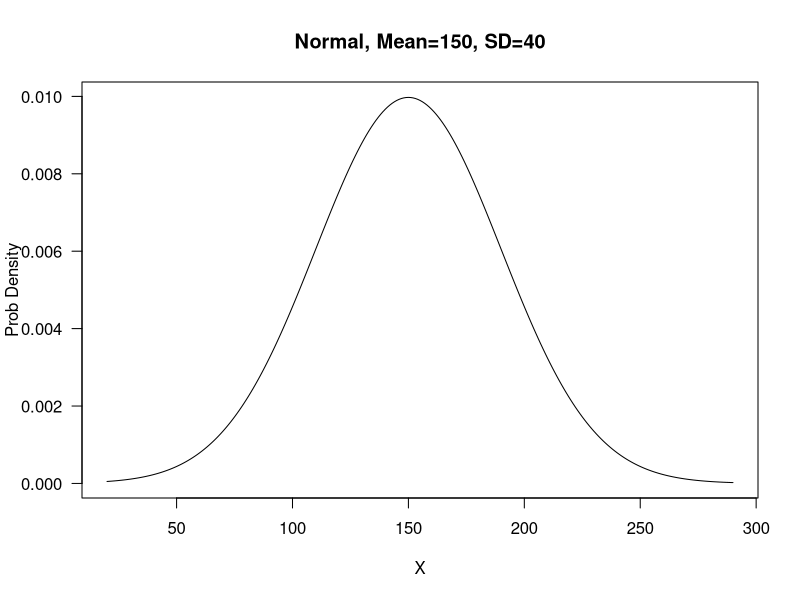
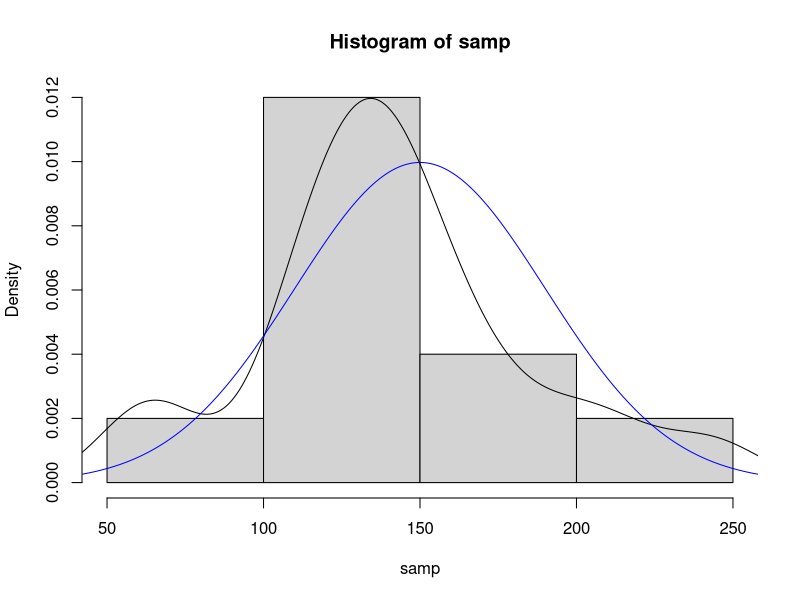
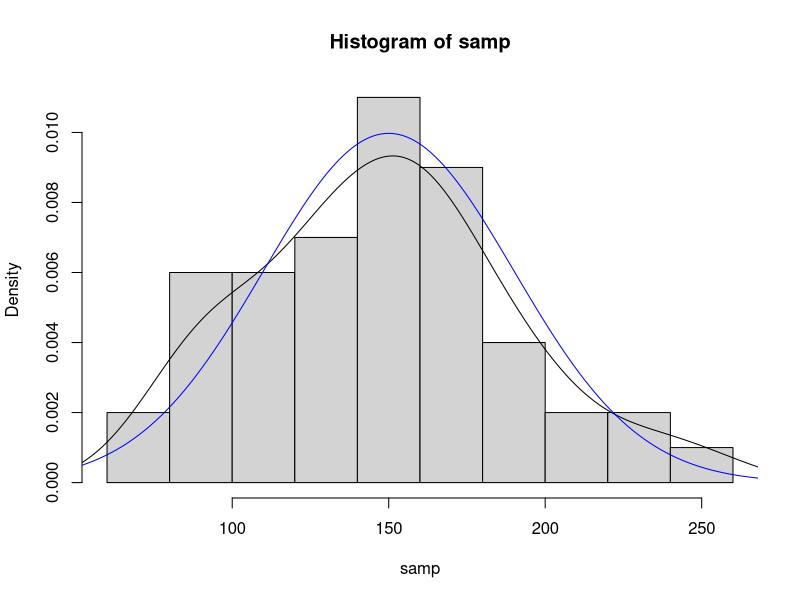
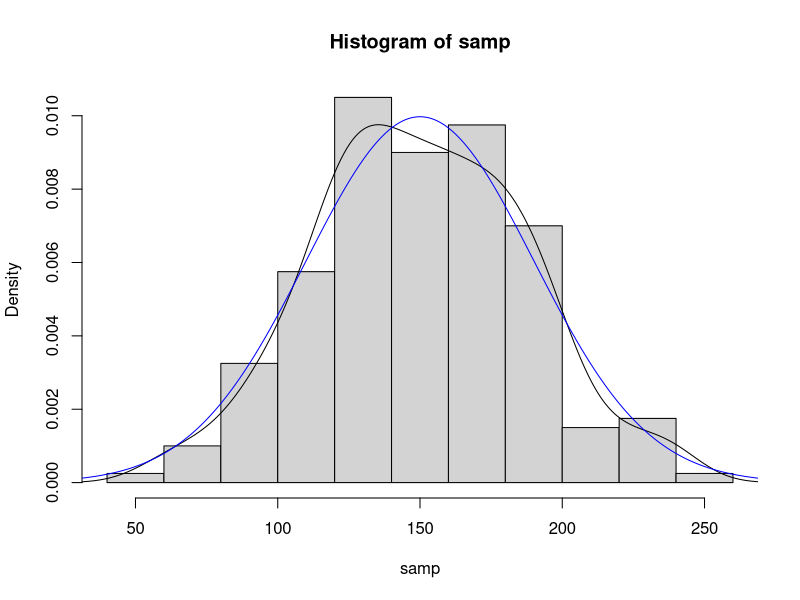

The R source for these figures, in order:
# plot a normal probability distribution,
# with mean=150, sd=40
plot(20:290, dnorm(20:290, mean=150, sd=40), type="l", xlab="X",
     ylab="Prob Density", main="Normal, Mean=150, SD=40", las=1)

# take a sample of size n from this population
n <- 20
samp <- rnorm(n, mean=150, sd=40)
hist(samp, prob=T)
mean(samp)
sd(samp)
# if you prefer, instead of a histogram, include a "smoothed
# density curve"
lines(density(samp), type="l")
# overlay the TRUE Normal probability distribution
lines(20:290, dnorm(20:290, mean=150, sd=40), type="l", col="blue")

### try submitting this code repeatedly, and observe how the
# histogram compares to the true probability distribution

####### now, use n=50

# now, try changing to take samples of n=50, and see what happens
n <- 50
samp <- rnorm(n, mean=150, sd=40)
hist(samp, prob=T)
mean(samp)
sd(samp)
# if you prefer, instead of a histogram, include a "smoothed
# density curve"
lines(density(samp), type="l")
# overlay the TRUE Normal probability distribution
lines(20:290, dnorm(20:290, mean=150, sd=40), type="l", col="blue")

### try submitting this code repeatedly, and observe how the
# histogram compares to the true probability distribution

##### now try using n=200

# now, try changing to take samples of n=200, and see what happens
n <- 200
samp <- rnorm(n, mean=150, sd=40)
hist(samp, prob=T)
mean(samp)
sd(samp)
# if you prefer, instead of a histogram, include a "smoothed
# density curve"
lines(density(samp), type="l")
# overlay the TRUE Normal probability distribution
lines(20:290, dnorm(20:290, mean=150, sd=40), type="l", col="blue")

### try submitting this code repeatedly, and observe how the
# histogram compares to the true probability distribution

##### NOW, watch the videos that follow this one, discussing 
##### the SAMPLING DISTRIBUTION....did you notice how the
##### sample mean varied around the true/population mean of 150
##### and, how the sample mean tended to stay closer to the 
##### true/population mean of 150 as n was increased.  Well, the
##### SAMPLING DISTRIBUTION describes this theoretical set of
##### "all possible samples means we could get", and the
##### STANDARD DEVIATION of the MEAN or STANDARD ERROR of the MEAN
##### describe, "on 'average', how far does a sample mean 
##### vary/deviate from the true/population mean
##### You can also play aroudn with the simulation we link to
##### to interactively learn about the SAMPLIGN DISTRIBUTION